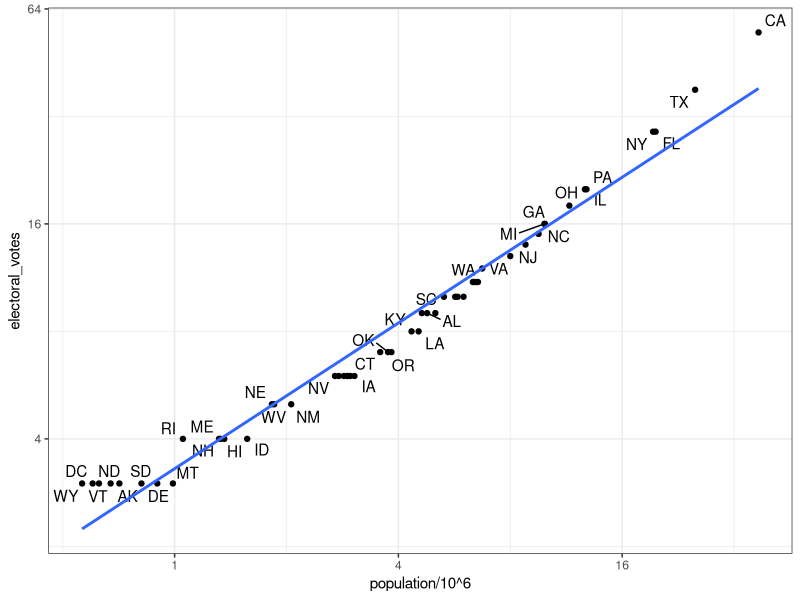
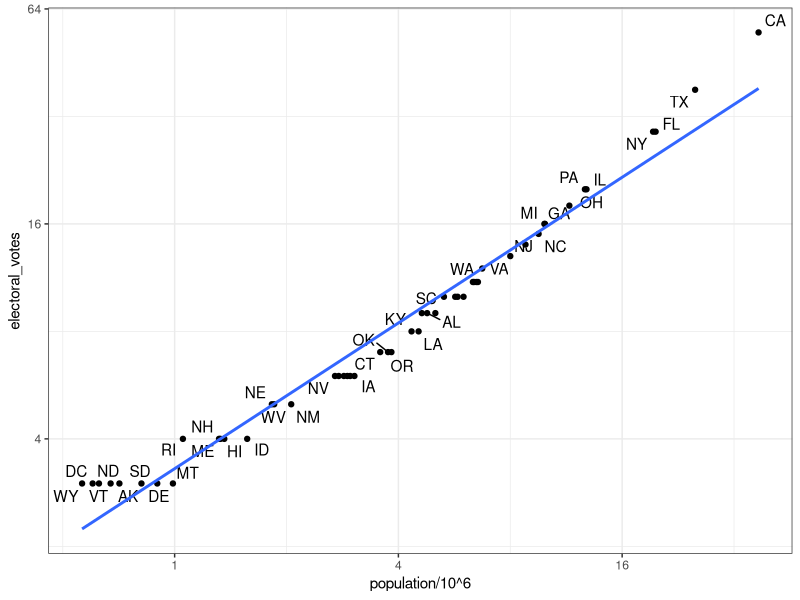

Recreate these plots in R, in order.
# import US murders data
library(tidyverse)
library(ggrepel)
library(dslabs)
ds_theme_set()
data(murders)
head(murders)
# import US election results data
data(polls_us_election_2016)
head(results_us_election_2016)
identical(results_us_election_2016$state, murders$state)
# join the murders table and US election results table
tab <- left_join(murders, results_us_election_2016, by = "state")
head(tab)
# plot electoral votes versus population
tab %>% ggplot(aes(population/10^6, electoral_votes, label = abb)) +
  geom_point() +
  geom_text_repel() + 
  scale_x_continuous(trans = "log2") +
  scale_y_continuous(trans = "log2") +
  geom_smooth(method = "lm", se = FALSE)
ggsave("figs/electoral-votes.png")

# make two smaller tables to demonstrate joins
tab1 <- slice(murders, 1:6) %>% select(state, population)
tab1
tab2 <- slice(results_us_election_2016, c(1:3, 5, 7:8)) %>% select(state, electoral_votes)
tab2

# experiment with different joins
left_join(tab1, tab2)
tab1 %>% left_join(tab2)
tab1 %>% right_join(tab2)
inner_join(tab1, tab2)
semi_join(tab1, tab2)
anti_join(tab1, tab2)
